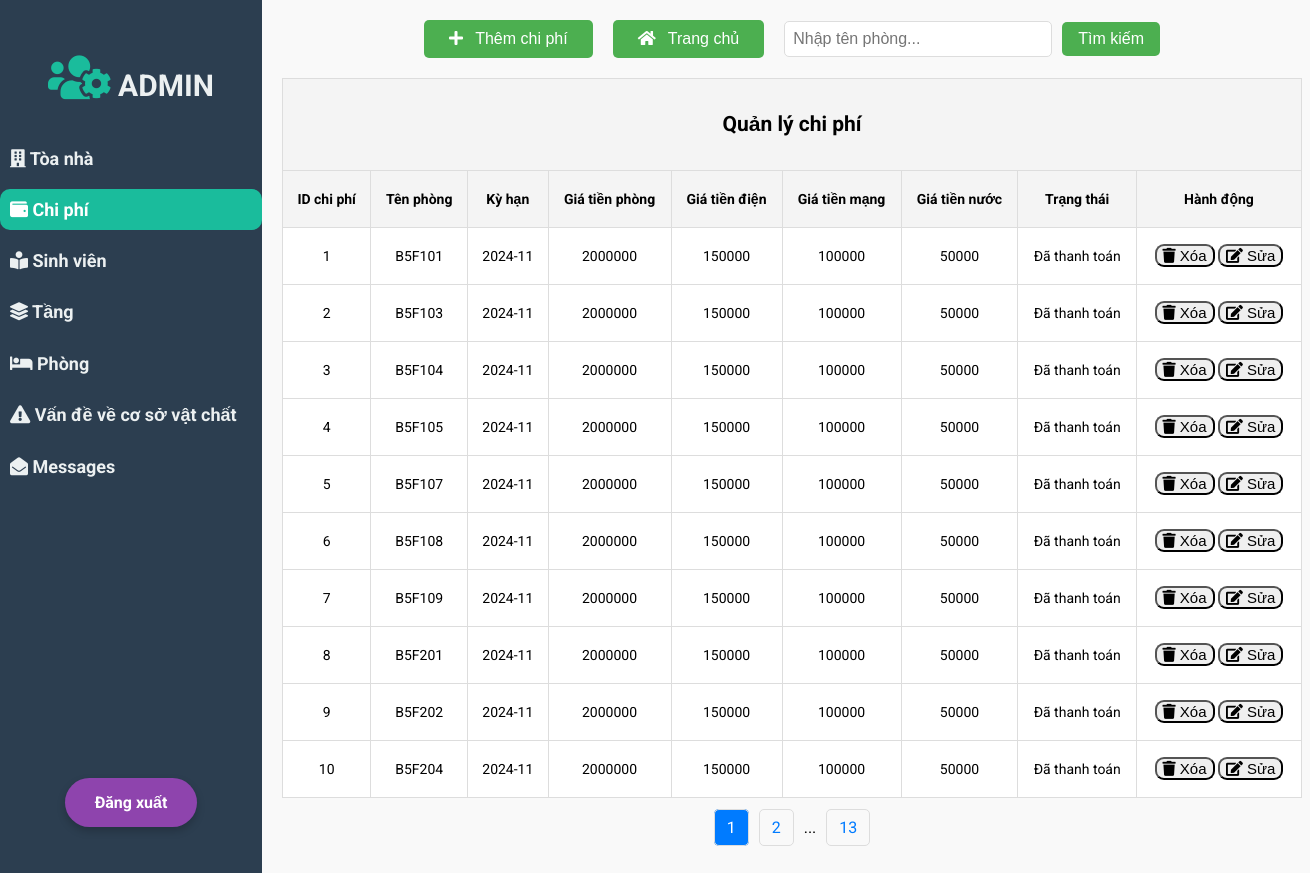
The page /Rent_fee/DispRentFee.php on the database its author committed.
### tables this page shows
CREATE TABLE `rent_fee` (
  `ID` int NOT NULL AUTO_INCREMENT,
  `R_ID` int NOT NULL,
  `Period` varchar(30) NOT NULL,
  `Room_Bill` float NOT NULL,
  `Elec_Bill` float NOT NULL,
  `Internet_Bill` float NOT NULL,
  `Water_Bill` float NOT NULL,
  `Status` boolean NOT NULL,
  PRIMARY KEY (`ID`),
  FOREIGN KEY (`R_ID`) REFERENCES `room`(`R_ID`) ON DELETE CASCADE
);

CREATE TABLE `room` (
  `R_ID` int NOT NULL AUTO_INCREMENT,
  `R_Name` varchar(20) NOT NULL,
  `F_ID` int NOT NULL,
  `Num_of_Table` int NOT NULL,
  `Num_of_Bed` int NOT NULL,
  `Gender` boolean NOT NULL,
  `Status` boolean NOT NULL,
  PRIMARY KEY (`R_ID`), 
  FOREIGN KEY (`F_ID`) REFERENCES `floor`(`F_ID`) ON DELETE CASCADE
);

### Rent_fee/DispRentFee.php (the view, shortened to what this page needs)
<!DOCTYPE html>
<html>
<head>
  <link rel="stylesheet" href="https://use.fontawesome.com/releases/v5.15.4/css/all.css"
>
</head>
<body>
  <div class="slidebar">
    <header>
      <span><i class="fas fa-users-cog"></i></span>
      ADMIN
    </header>
    <ul>
      <li><a href="../Hall/DispHall.php"><i class="fas fa-building"></i> Tòa nhà</a></li>
      <li class="active"><a href="../Rent_fee/DispRentFee.php"><i class="fas fa-wallet"></i> Chi phí</a></li>
      <li><a href="../Student/DispStudent.php"><i class="fas fa-book-reader"></i> Sinh viên</a></li>
      <li><a href=""><i class="fas fa-layer-group"></i> Tầng</a></li>
      <li><a href="../Room/DispRoom.php"><i class="fa fa-bed"></i> Phòng</a></li>
      <li><a href="../FacilitiesProblem/DispFP.php"><i class="fas fa-exclamation-triangle"></i> Vấn đề về cơ sở vật
          chất</a></li>
      <li><a href=""><i class="fas fa-envelope-open"></i> Messages</a></li>
    </ul>
    <div class="logout-container">
      <a style="text-decoration: none;" href="../index.php">
        <div class="logout">Đăng xuất</div>
      </a>
    </div>
  </div>
  <main>
    <center>
      <div class="button-container"
        style="display: flex; justify-content: center; align-items: center; gap: 20px; margin-bottom: 20px;">
        <button class="button">
          <a href="Insert.php">
            <i class="fas fa-plus"></i> Thêm chi phí
          </a>
        </button>
        <button class="button">
          <a href="../dashboard/home.php">
            <i class="fas fa-home"></i> Trang chủ
          </a>
        </button>
        <form method="GET" action="" style="display: flex; align-items: center; gap: 10px;">
          <input type="text" name="search" placeholder="Nhập tên phòng..."
            value="<?php echo isset($_GET['search']) ? $_GET['search'] : ''; ?>"
            style="padding: 8px; font-size: 16px; width: 250px; border-radius: 5px; border: 1px solid #ddd;">
          <button type="submit" class="button" style="padding: 8px 16px; font-size: 16px;">Tìm kiếm</button>
        </form>
      </div>
    </center>
    <table align="center" border="1px" style="width:1100px; line-height:40px;">
      <tr>
        <th colspan="9">
          <h2>Quản lý chi phí</h2>
        </th>
      </tr>
      <tr>
        <th>ID chi phí</th>
        <th>Tên phòng</th>
        <th>Kỳ hạn</th>
        <th>Giá tiền phòng</th>
        <th>Giá tiền điện</th>
        <th>Giá tiền mạng</th>
        <th>Giá tiền nước</th>
        <th>Trạng thái</th>
        <th>Hành động</th>
      </tr>
      <?php
      include '../CommonMethods/connection.php';
      $search = isset($_GET['search']) ? $_GET['search'] : '';
      $limit = 10;
      $page = isset($_GET['page']) ? intval($_GET['page']) : 1;
      $offset = ($page - 1) * $limit;
      $count_sql = "SELECT COUNT(*) AS total FROM rent_fee rf INNER JOIN room r ON rf.R_ID = r.R_ID WHERE R_Name LIKE '%$search%'";
      $count_result = mysqli_query($conn, $count_sql);
      $count_row = mysqli_fetch_assoc($count_result);
      $total_rooms = $count_row['total'];
      $total_pages = ceil($total_rooms / $limit);
      $sql = "SELECT ID, R_Name, Period, Room_Bill, Elec_Bill, Internet_Bill,
                 Water_Bill,
                 CASE
                    WHEN rf.Status = 1 THEN 'Đã thanh toán'
                    WHEN rf.Status = 0 THEN 'Chưa thanh toán'
                    ELSE 'Không xác định'
                 END AS rfStatus
        FROM rent_fee rf
        INNER JOIN room r ON rf.R_ID = r.R_ID
        WHERE R_Name LIKE '%$search%'
        ORDER BY R_Name
        LIMIT $limit OFFSET $offset";
      $query = mysqli_query($conn, $sql);
      while ($row1 = mysqli_fetch_array($query)) {
        ?>
        <tr>
          <td class="tdr"><?php echo $row1['ID']; ?></td>
          <td class="tdr"><?php echo $row1['R_Name']; ?></td>
          <td class="tdr"><?php echo $row1['Period']; ?></td>
          <td class="tdr"><?php echo $row1['Room_Bill']; ?></td>
          <td class="tdr"><?php echo $row1['Elec_Bill']; ?></td>
          <td class="tdr"><?php echo $row1['Internet_Bill']; ?></td>
          <td class="tdr"><?php echo $row1['Water_Bill']; ?></td>
          <td class="tdr"><?php echo $row1['rfStatus']; ?></td>
          <td style="width: 140px;">
            <button id="delete">
              <a href="Delete.php?ID=<?php echo $row1['ID']; ?>" id="link1" onclick="return confirmDelete()">
                <i class="fas fa-trash"></i> Xóa
              </a>
            </button>
            <button id="update">
              <a href="Update.php?ID=<?php echo $row1['ID']; ?>" id="link1">
                <i class="fas fa-edit"></i> Sửa
              </a>
            </button>
          </td>
        </tr>
        <?php
      }
      ?>
    </table>
    <div class="pagination">
      <?php
      if ($total_pages > 1) {
        for ($i = max(1, $page - 1); $i <= min($total_pages, $page + 1); $i++) {
          if ($i == $page) {
            echo "<a class='active'>$i</a>";
          } else {
            echo "<a href='?page=$i&search=$search'>$i</a>";
          }
        }
        if ($page < $total_pages - 1) {
          echo "<span>...</span>";
          echo "<a href='?page=$total_pages&search=$search'>$total_pages</a>";
        }
      }
      ?>
    </div>
  </main>
</body>
</html>

### Rent_fee/DispRentFee.php (style rules this page uses)
body { display: flex; font-family: 'Roboto', sans-serif; margin: 0; background-color: #f9f9f9; }
.slidebar { width: 20%; height: 100%; position: fixed; background-color: #2c3e50; padding-top: 20px; top: 0; left: 0; z-index: 100; }
.slidebar header { padding: 30px 10px; text-align: center; font-size: 30px; font-weight: bolder; color: #ecf0f1; }
.slidebar header span { font-size: 50px; color: #1abc9c; }
.slidebar ul { padding: 0; list-style: none; margin: 0; }
.slidebar ul li { padding: 10px; font-size: 18px; font-weight: bolder; color: #ecf0f1; margin-bottom: 10px; }
.slidebar ul li a { text-decoration: none; color: inherit; }
.slidebar ul li.active { background-color: #1abc9c; color: white; border-radius: 10px; }
.slidebar ul li.active a { color: white; text-decoration: none; }
main { margin-left: 20%; padding: 20px; flex-grow: 1; }
.button-container { display: flex; justify-content: center; gap: 20px; margin-bottom: 20px; }
.button { background-color: #4CAF50; border: none; color: white; padding: 10px 25px; text-align: center; border-radius: 5px; text-decoration: none; display: inline-flex; align-items: center; font-size: 16px; transition: all 0.3s ease; }
.button i { margin-right: 8px; }
.button a { text-decoration: none; color: white; display: block; text-align: center; }
.tdr { text-align: center; }
#delete, #update { border-radius: 9px; }
#link1 { color: black; text-decoration: none; font-size: 15px; }
table { width: 90%; max-width: 1020px; margin: 20px auto; border-collapse: collapse; }
th, td { padding: 8px 12px; text-align: center; font-size: 14px; border: 1px solid #ddd; word-wrap: break-word; }
th { background-color: #f4f4f4; font-weight: bold; }
td { background-color: #fff; max-width: 150px; white-space: nowrap; overflow: hidden; text-overflow: ellipsis; }
.pagination { text-align: center; margin: 20px 0; }
.pagination a { margin: 0 5px; padding: 8px 12px; border: 1px solid #ddd; color: #007bff; border-radius: 5px; text-decoration: none; }
.pagination a.active { background-color: #007bff; color: white; }
.pagination span { margin: 0 5px; }
.logout-container { position: absolute; bottom: 70px; left: 50%; transform: translateX(-50%); width: 100%; text-align: center; }
.logout { font-family: 'Roboto', sans-serif; font-weight: 700; font-size: 16px; color: #fff; background-color: #8e44ad; padding: 15px 30px; border-radius: 30px; transition: all 0.3s ease; box-shadow: 0px 4px 8px rgba(0, 0, 0, 0.2); display: inline-block; }

### rows shown on the page
rent_fee: ID "1", R_ID.R_Name "B5F101", Period "2024-11", Room_Bill "2000000", Elec_Bill "150000", Internet_Bill "100000", Water_Bill "50000", rfStatus "Đã thanh toán"
rent_fee: ID "2", R_ID.R_Name "B5F103", Period "2024-11", Room_Bill "2000000", Elec_Bill "150000", Internet_Bill "100000", Water_Bill "50000", rfStatus "Đã thanh toán"
rent_fee: ID "3", R_ID.R_Name "B5F104", Period "2024-11", Room_Bill "2000000", Elec_Bill "150000", Internet_Bill "100000", Water_Bill "50000", rfStatus "Đã thanh toán"
rent_fee: ID "4", R_ID.R_Name "B5F105", Period "2024-11", Room_Bill "2000000", Elec_Bill "150000", Internet_Bill "100000", Water_Bill "50000", rfStatus "Đã thanh toán"
rent_fee: ID "5", R_ID.R_Name "B5F107", Period "2024-11", Room_Bill "2000000", Elec_Bill "150000", Internet_Bill "100000", Water_Bill "50000", rfStatus "Đã thanh toán"
rent_fee: ID "6", R_ID.R_Name "B5F108", Period "2024-11", Room_Bill "2000000", Elec_Bill "150000", Internet_Bill "100000", Water_Bill "50000", rfStatus "Đã thanh toán"
rent_fee: ID "7", R_ID.R_Name "B5F109", Period "2024-11", Room_Bill "2000000", Elec_Bill "150000", Internet_Bill "100000", Water_Bill "50000", rfStatus "Đã thanh toán"
rent_fee: ID "8", R_ID.R_Name "B5F201", Period "2024-11", Room_Bill "2000000", Elec_Bill "150000", Internet_Bill "100000", Water_Bill "50000", rfStatus "Đã thanh toán"
rent_fee: ID "9", R_ID.R_Name "B5F202", Period "2024-11", Room_Bill "2000000", Elec_Bill "150000", Internet_Bill "100000", Water_Bill "50000", rfStatus "Đã thanh toán"
rent_fee: ID "10", R_ID.R_Name "B5F204", Period "2024-11", Room_Bill "2000000", Elec_Bill "150000", Internet_Bill "100000", Water_Bill "50000", rfStatus "Đã thanh toán"

### other values the page prints
$total_pages "13"
